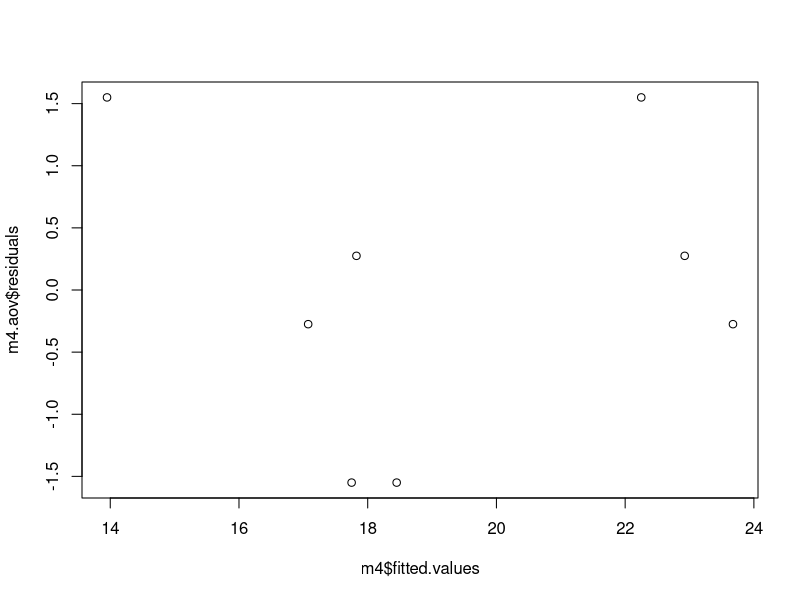
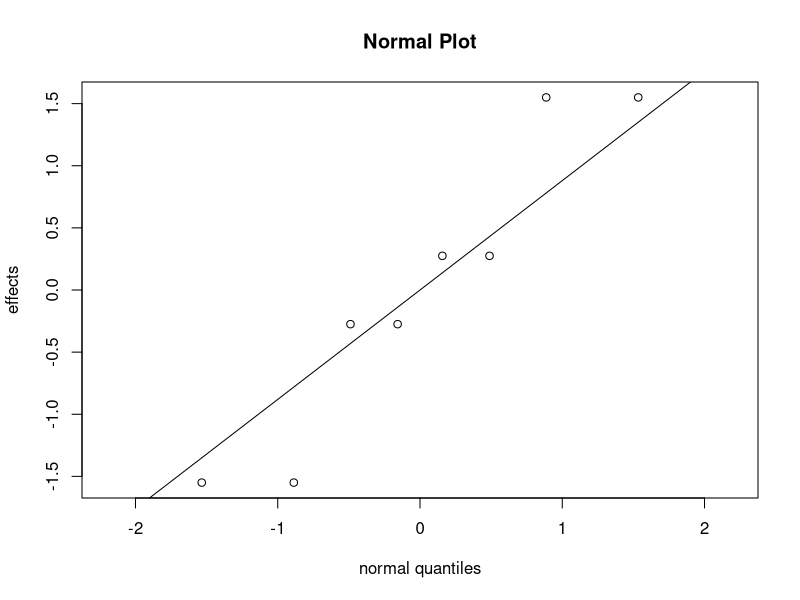

Write R code to recreate these figures, in order.
## ---- chunk 1
#generator: D=ABC 

#defining relation: I=ABCD 

#aliases: A=BCD,B=ACD,C=ABD,D=ABC,AB=CD,AC=BD,AD=BC
A <- rep(c(-1,1),4)
B <- rep(c(-1,-1,1,1),2)
C <- c(rep(-1,4),rep(1,4))
D <- c(-1,1,1,-1,1,-1,-1,1)
yield <- c(90,72,87,83,99,81,88,80)
m1.aov <- aov(yield ~ factor(A)*factor(B)*factor(C)*factor(D)) 
summary(m1.aov)
## ---- chunk 2
m1 <- lm(yield ~ A*B*C*D) 
2*coef(m1)[-1]
## ---- chunk 3
m1.aov.red <- aov(yield~factor(A)+factor(B)+factor(C)+factor(A):factor(B)+factor(B):factor(C)) 
summary(m1.aov.red)
## ---- chunk 4
#generator: D=ABC 

#defining relation: I=ABCD 

#aliases: A=BCD,B=ACD,C=ABD,D=ABC,AB=CD,AC=BD,AD=BC

A.2 <- rep(c(-1,1),4)
B.2 <- rep(c(-1,-1,1,1),2)
C.2 <- c(rep(-1,4),rep(1,4))
D.2 <- c(-1,1,1,-1,1,-1,-1,1)
cracks <- c(7.037,16.867,13.876,17.273,11.846,4.368,9.36,15.653) 
m2.aov <- aov(cracks ~ factor(A.2)*factor(B.2)*factor(C.2)*factor(D.2))
summary(m2.aov)
## ---- chunk 5
m2 <- lm(cracks ~ A.2*B.2*C.2*D.2) 
2*coef(m2)[-1]
## ---- chunk 6
m2.aov.red <- aov(cracks~factor(A.2)+factor(B.2)+factor(C.2)+factor(D.2)+factor(A.2):factor(C.2)) 
summary(m2.aov.red)
## ---- chunk 7
#generators: D=AB, E=AC 

#defining relation: I = ABD = ACE = BCDE 

#aliases: A=BD=CE,B=AD=CDE,C=AE=BDE,D=AB=BCE,E=AC=BCD,BC=DE=ACD=ABE,CD=BE=ABC=ADE

A.4 <- rep(c(-1,1),4)
B.4 <- rep(c(-1,-1,1,1),2)
C.4 <- c(rep(-1,4),rep(1,4))
D.4 <- c(1,-1,-1,1,1,-1,-1,1)
E.4 <- c(1,-1,1,-1,-1,1,-1,1)
results <- c(6,9,35,50,18,22,40,63)
m3.aov <- aov(results~factor(A.4)*factor(B.4)*factor(C.4)*factor(D.4)*factor(E.4)) 
summary(m3.aov)         
## ---- chunk 8
m3 <- lm(results ~ A.4*B.4*C.4*D.4*E.4) 
2*coef(m3)[-1]
## ---- chunk 9
m3.aov.red <- aov(results ~ factor(A.4)+factor(B.4)+factor(C.4)+factor(D.4)) 
summary(m3.aov.red)
## ---- chunk 10
# D=BE, E=AC
A.11 <- rep(c(-1,1),4)
B.11 <- rep(c(-1,-1,1,1),2)
C.11 <- c(rep(-1,4),rep(1,4))
D.11 <- c(-1,1,1,-1,1,-1,-1,1) 
E.11 <- c(1,-1,1,-1,-1,1,-1,1)
response <- c(23.2,16.9,16.8,15.5,23.8,23.4,16.2,18.1)
## ---- chunk 11
#defining relation: I=ACE=BDE=ABCD 
#aliases: A=CE=ABDE=BCD,B=ABCE=DE=ACD,C=AE=BCDE=ABD,D=ACDE=BE=ACD,E=AC=BD=ABCDE,AB=BCE=ADE=CD,AD=CDE=ABE=BC

## ---- chunk 12
m4 <- lm(response ~ A.11+B.11+C.11+D.11+E.11) 
2*coef(m4)[-1]
## ---- chunk 13
m4.aov <- aov(response ~ factor(A.11)+factor(B.11)+factor(C.11)+factor(D.11)+factor(E.11)) 

summary(m4.aov)
## ---- chunk 14
normalplot <- function(y, label=F,  n=length(y), fac.names=NULL, xlim=c(-2.2, 2.2), main="Normal Plot", ...)
  { # label the most singificant n effects
    m <- length(y)
    x <- seq(0.5/m, 1.0-0.5/m, by=1/m)
    x <-  qnorm(x)
    y <-  sort(y)
    qqplot(x, y, xlab="normal quantiles", ylab="effects",  xlim=xlim, main=main, ...)
    if(is.null(fac.names)) fac.names <-  names(y)
    else fac.names <-  rev( c(fac.names, rep("", length(y)-length(fac.names)) ) )
 
    ord=order(abs(y))
    if(label) for(i in ord[(m-n+1):m]) text(x[i]+.35,y[i], fac.names[i])  
  }

plot(m4.aov$residuals ~ m4$fitted.values)
normalplot(m4.aov$residuals) 
qqline(m4.aov$residuals)
